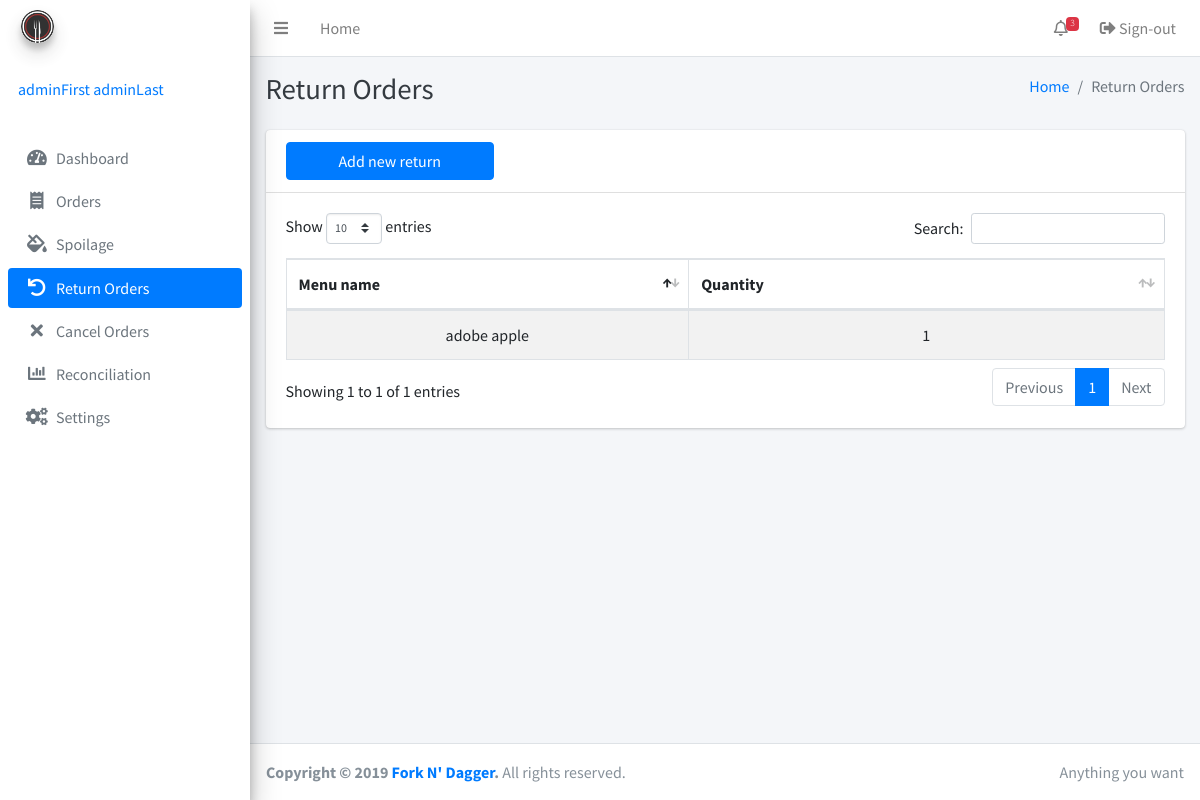
Page /returnorders.php (signed in) on the earlier database version.
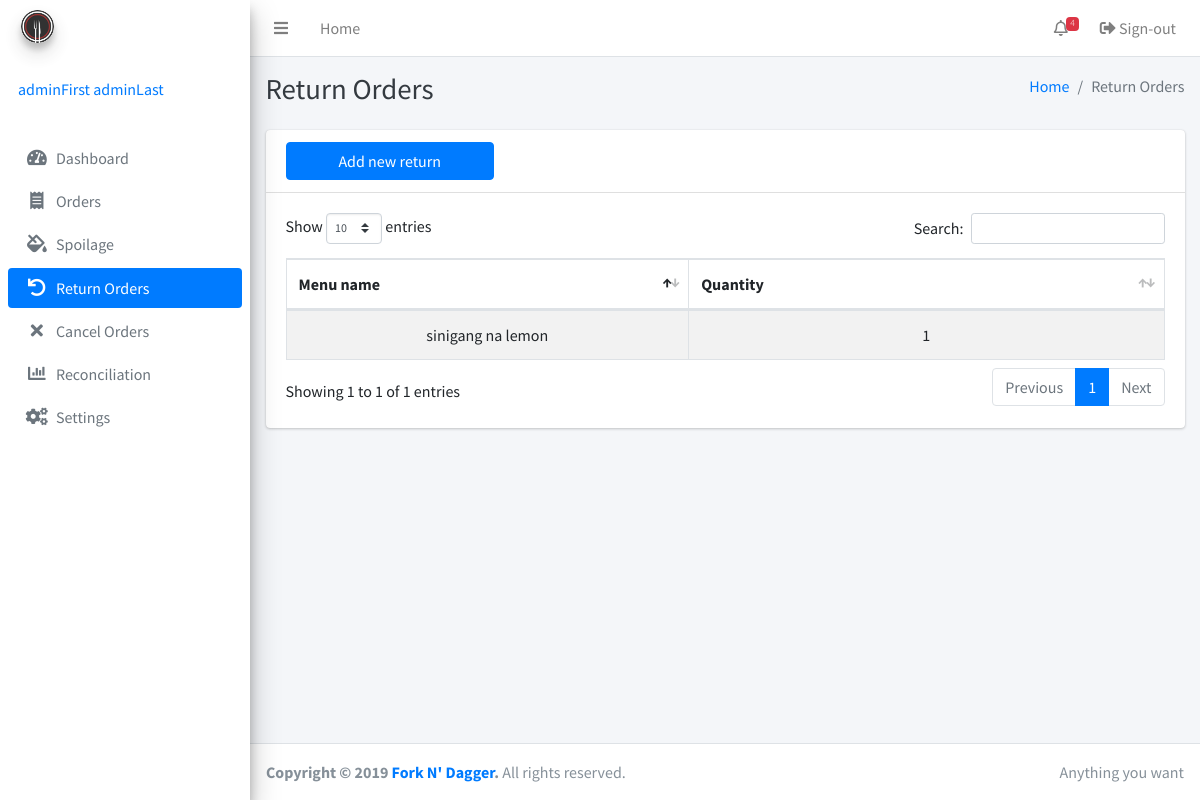
Same page on the later database version.
### tables this page shows
CREATE TABLE IF NOT EXISTS `returns` (
  `return_id` bigint(255) NOT NULL AUTO_INCREMENT,
  `inventory_id` bigint(255) DEFAULT NULL,
  `menu_id` bigint(255) DEFAULT NULL,
  `return_type` enum('spoilage','cancel','return') DEFAULT NULL,
  `return_date` timestamp(6) NULL DEFAULT NULL,
  `return_qty` bigint(255) DEFAULT NULL,
  `remarks` varchar(255) DEFAULT NULL,
  `timestamp` timestamp(6) NOT NULL,
  `adminID` int(255) NOT NULL,
  PRIMARY KEY (`return_id`)
);

CREATE TABLE IF NOT EXISTS `menu` (
  `id` bigint(255) NOT NULL AUTO_INCREMENT,
  `name` varchar(255) NOT NULL,
  `description` varchar(255) NOT NULL,
  `timestamp` timestamp(6) NOT NULL,
  `adminID` int(255) NOT NULL,
  PRIMARY KEY (`id`)
);

### returnorders.php (the view, shortened to what the changed rows need)
<?php include 'inc/session.php'; ?>
<?php include 'inc/header.php'; ?>
<body class="hold-transition sidebar-mini">
<div class="wrapper">
<?php
include 'inc/navbar.php'; ?>
  <div class="content-wrapper">
    <div class="content-header">
      <div class="container-fluid">
        <div class="row mb-2">
          <div class="col-sm-6">
            <h1 class="m-0 text-dark">Return Orders</h1>
          </div>
        </div>
      </div>
    </div>
    <div class="content">
      <div class="container-fluid">
        <div class="row">
          <div class="col-12">
            <div class="card">
              <div class="card-body">
                <table class="table table-bordered table-striped display">
                  <thead>
                  <tr>
                    <th width="120">Menu name</th>
                    <th width="150">Quantity</th>
                  </tr>
                  </thead>
                  <tbody>
                  <?php
                  $getAllReturn = mysqli_query($conn, "SELECT * FROM returns
                  JOIN menu ON returns.menu_id=menu.id
                  where return_type = 'return'");
                  while($row = mysqli_fetch_assoc($getAllReturn)) {
                  ?>
                    <tr align="center">
                      <td><?php echo $row['name']; ?></td>
                      <td><?php echo $row['return_qty']; ?></td>
                    </tr>
                  <?php
                  }
                  ?>
                  </tbody>
                </table>
              </div>
            </div>
          </div>
        </div>
      </div>
    </div>
  </div>
</div>
</body>
</html>

### inc/navbar.php (shortened to what the changed rows need)
<nav class="main-header navbar navbar-expand navbar-white navbar-light">
  <ul class="navbar-nav ml-auto">
    <li class="nav-item dropdown">
      <a class="nav-link" data-toggle="dropdown" href="#">
        <i class="far fa-bell"></i>
      <?php
      $result3 = mysqli_query($conn, "SELECT count(*) as counted FROM inventory where lowquantity >= quantity or quantity = 0");
       $row1 = mysqli_fetch_assoc($result3);
       $counted = $row1['counted'];
       echo '<span class="badge badge-danger navbar-badge">'.$counted.'</span>';
      ?>
      </a>
    </li>
  </ul>
</nav>

Differences in the rows shown:
no longer on this page (row edited): returns: menu.name "adobe apple", return_qty "1"
added returns: menu.name "sinigang na lemon", return_qty "1"
Other differences:
$counted: "3" → "4"
